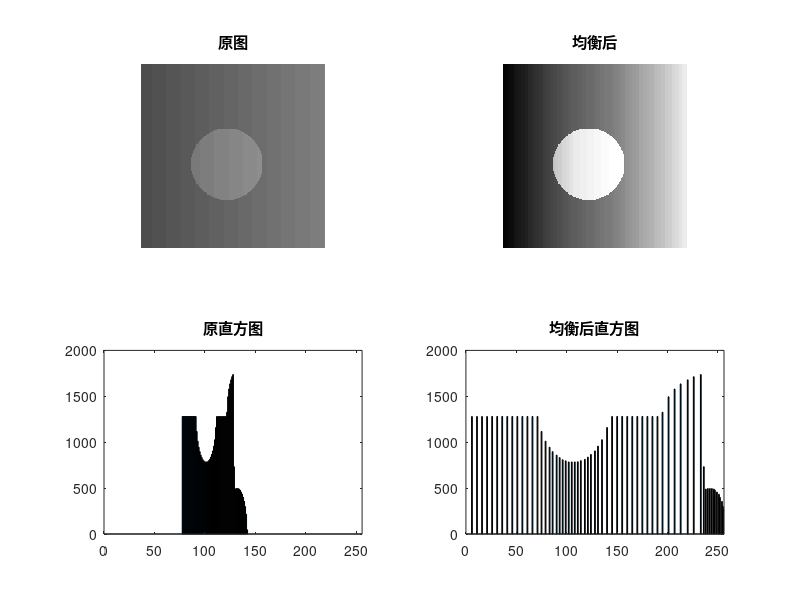

Reproduce this figure in MATLAB.
%% 03-histeq.m | 直方图均衡化：统计 h -> CDF -> LUT -> 映射
%% GNU Octave，零第三方依赖；合成图像，无需任何外部文件
clear; close all; clc;
SHOW = ~strcmp(getenv("IP_HEADLESS"), "1");
% ---- 参数区 ----
bins = 256; N = 256;
% ---- 造图：窄动态范围的偏暗图 ----
[X, Y] = meshgrid(1:N, 1:N);
f = 0.30 + 0.20*(X/N) + 0.12*double((X-120).^2 + (Y-140).^2 < 50^2);
f = min(max(f, 0), 1);
% ---- 算法：直方图 -> 归一化 CDF -> 查表 ----
q = round(f(:) * (bins-1)) + 1;         % 量化到 1..bins
h = zeros(bins, 1);
for i = 1:numel(q)
  h(q(i)) = h(q(i)) + 1;               % 显式统计，便于对照公式
end
cdf = cumsum(h) / numel(q);
g = reshape(cdf(q), size(f));
% ---- 数值验证 ----
printf("直方图总和 = %d，像素总数 = %d\n", sum(h), numel(f));
printf("CDF 末项 = %.6f（应为 1）\n", cdf(end));
printf("原图 mean=%.4f std=%.4f  均衡后 mean=%.4f std=%.4f\n", ...
       mean(f(:)), std(f(:)), mean(g(:)), std(g(:)));
printf("原图占用的灰度级数 = %d / %d\n", sum(h > 0), bins);
hg = zeros(bins,1); qg = round(g(:)*(bins-1)) + 1;
for i = 1:numel(qg), hg(qg(i)) = hg(qg(i)) + 1; end
printf("均衡后占用的灰度级数 = %d / %d\n", sum(hg > 0), bins);
printf("理想均匀时每级像素数 = %.1f，实测最大级 = %d\n", numel(f)/bins, max(hg));
% ---- 可视化 ----
if SHOW
  figure("name", "03 直方图均衡");
  subplot(2, 2, 1); imagesc(f, [0 1]); colormap gray; axis image off; title("原图");
  subplot(2, 2, 2); imagesc(g, [0 1]); axis image off; title("均衡后");
  subplot(2, 2, 3); bar(h); xlim([0 bins]); title("原直方图");
  subplot(2, 2, 4); bar(hg); xlim([0 bins]); title("均衡后直方图");
end
